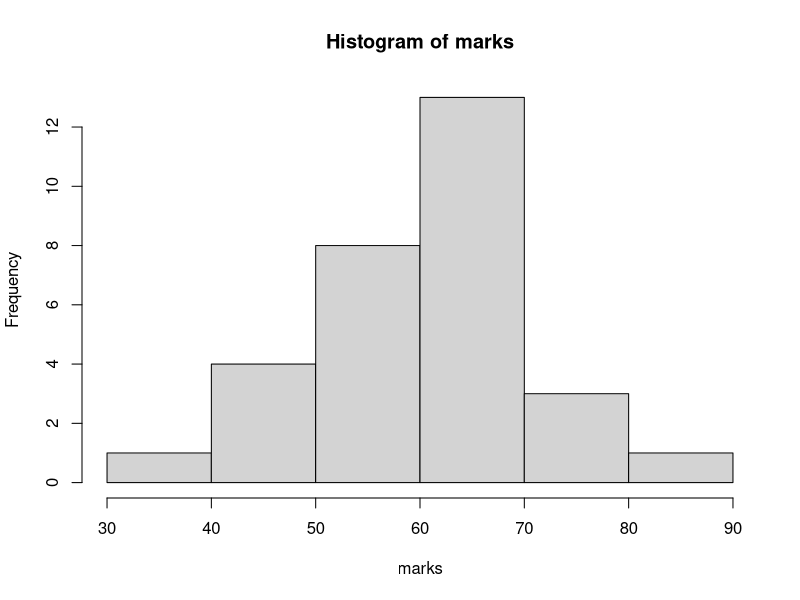
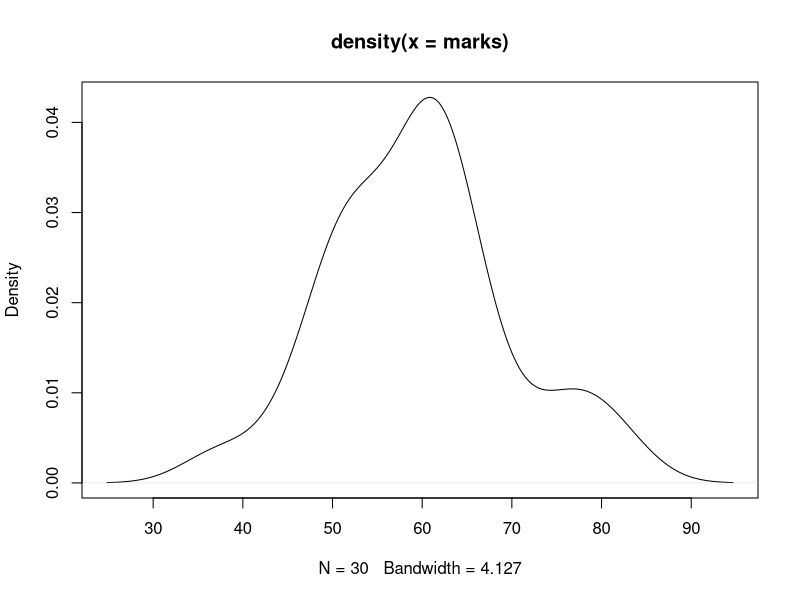
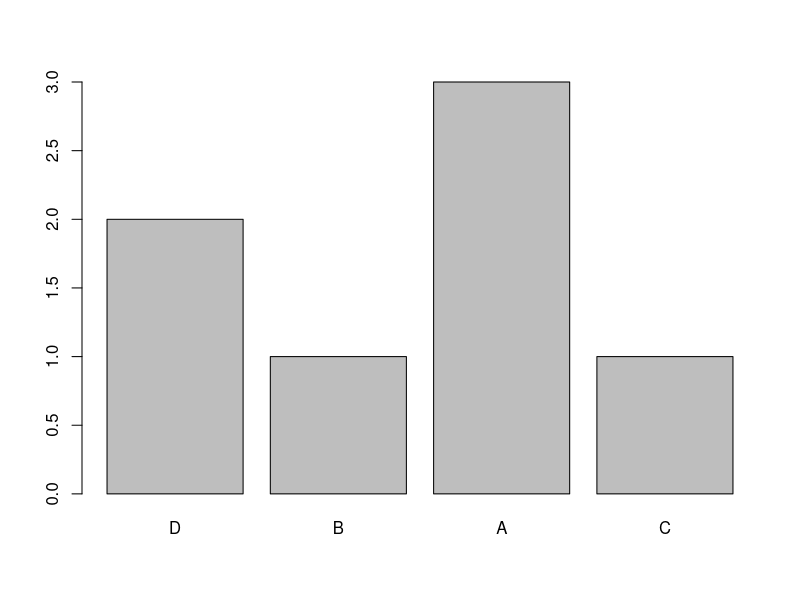
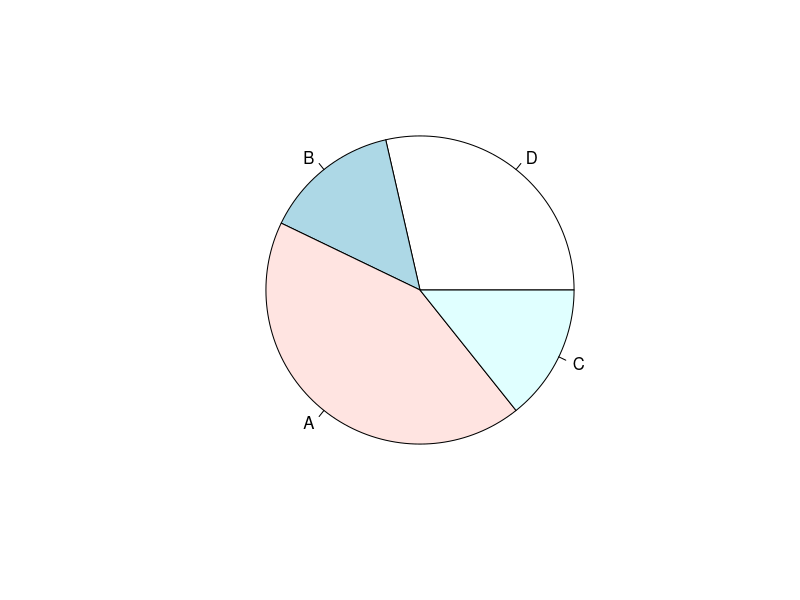
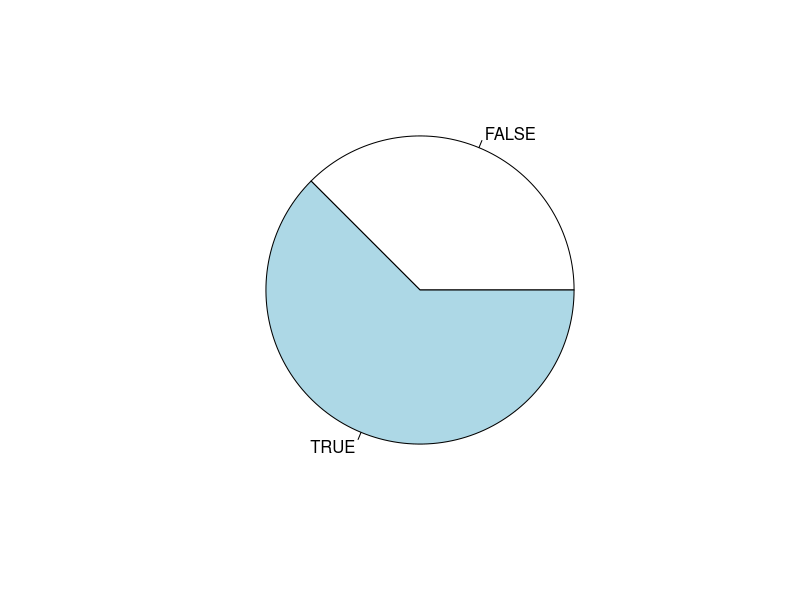

The R source for these figures, in order:
#Hierarchial levels of analysis
  #1.Descriptive (what has happened) - Aggregation, Clustering Summary of Data
  #2.Diagnostics (Why did it happen) -  Correlation, relationships
  #3.Predictive (What will happen) - Linear regression, classification  // linear regression - continuous kind, logistic regression - binary output- like yes or no. 
  #4.Prescriptive (What to do?) - Linear programming


#vector

x = c(1,2,3) #makes a vector with 1,2,3. c is used to concatnate 
x1=1:100000 #makes a vector with numbers from 1 to 100000.
length(x1) #length of  a vector
x #prints the vector x

x2=seq(10,100,2) #A sequence startes from 10 to 100 and with gaps of 2
x2
?seq #manual page for seq command

x3=seq(from=10,to=100,by=3) #Here the gap between numbers is 3
x3

#creating a new bookmark with four -
#numeric vector ----

marks=rnorm(30, mean=60, sd=10)  #generates 30 random values using normal distribution with mean 60 and standard deviation of 10
marks
(marks=rnorm(30, mean=60, sd=10))   #assigns and prints together (we just added a bracket)

#To calculate mean, median, mode,sd, variance
mean(marks)
median(marks)
mode(marks) #no mode
sd(marks)
var(marks)

# 4 types of Data :-
#nominal type of data - no drder (eq: gender)
#ordinal type of data - there is an order i.e. something is better than the other thing. but we dont know the difference in magnitude between them. (eg- good and bad but we dont know the differnec btw good and bad) 
#interval data - there is no absolute zero
#ratio data - BEST TYPE OF DATA. we can do anything with this
# these are the 4 types of data

#can only find mean in interval and ratio
#can find mode in all 4 data types
#can find median in all except nominal

summary(marks) # shows minimum and max value, 1st and 3rd quantile, median, mode
range(marks)

#Properties of vector (DS):-
length(marks)  #length of the vector
str(marks)   #structure of the vector
class(marks)  #what class is it - numeric or what

#histogram is made for a continuous date not a discrete data
hist(marks)

#to plot a curve
plot(density(marks))




#character vector ----

names=c('Ram','Shyam', 'Messi', 'Iniesta')
names

length(names)
mean(names) #you cant have a mean of characters. ERROR
class(names)
summary(names)  #shows length, class, mode

gender=c('M','F','M')
summary(gender)

#but we want it to be a factor and a vector
genderf= factor(gender)
summary(genderf)

grades=c('A','B','C','D','A','D','A')
grades
#we want to create an hierarchy alson now
gradesF=factor(grades, ordered=T)  #we want it to be ordered data (hierarchial ddata) so we wrote ordered=T
summary(gradesF)
gradesF   #shows levels

#now we want diiffeeret hierarchy D,B,A,C
gradesF1= factor(grades, ordered=T, levels=c('D','B','A','C'))
summary(gradesF1)
gradesF1
table(gradesF1)

table(gender)
table(genderf)

#want to plot some graphs
barplot(table(gradesF1))
pie(table(gradesF1))


#logical vector ----

married=c(TRUE,FALSE,T,T,F,T,FALSE,TRUE)
married
sum(married)   #counts the number of trues
summary(married)    #why is false coming before true?? - because it follows alphabetical order
table(married)
class(married)

pie(table(married))


#subset of marks
marks
trunc(marks)  #truncates the values to integers DOESNT ROUNG OFF
round(marks,1)  #round of to 1 decimal place
floor(marks)  #takes the lower integer value
ceiling(marks)   #takes the higher integer value

marks1=trunc(marks)
marks1

marks1[1]
marks1[27]
marks1[1:5]  #first 5 values to be printed
marks1[-2]    #prints all values excppet 2nd position value
marks1[-c(10:15)]  
marks1[c(1,5,10,15)]    #prints only 1,5,10,15 th values
mean(marks1[c(1,5,10,15)])

marks1[marks1>60]   #prints only the ones above 60
marks1>60   #prints TRUE FLASE for each value
marks1[marks1>60 & marks1<65]




gender2=sample(c('M','F'), size=2)  #take 2 random samples
gender2

gender2=sample(c('M','F'), size=30, replace=T)  #take 30 random samples
gender2

gender2=sample(c('M','F'), size=30, replace=T, prob=c(.6,.4))
gender2
table(gender2)
prop.table(table(gender2))

set.seed(123)
gender3=sample(c('M','F'), size=30000, replace=T, prob=c(.6,.4))
gender3
table(gender3)
prop.table(table(gender3))
